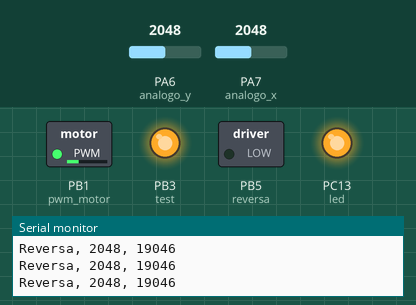
Recording of a sketch running on a simulated STM32 Blue Pill. Parts: switched loads named in the sketch (green lamp = pin HIGH), output pins drawn as LEDs (lit = HIGH), the last lines printed to the serial monitor. Inputs (shaded band) come from the test bench; at power-on: PA6 (analogo_y) = 2048, PA7 (analogo_x) = 2048.

Above: at 1.2 s.
1.3 s: PA6 (analogo_y) set to 2087
At 2.5 s:
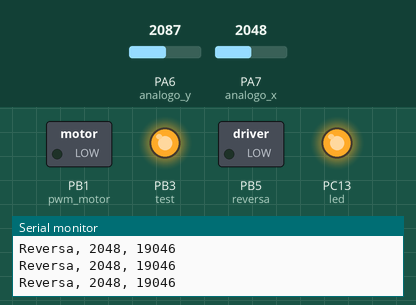
2.8 s: PA6 (analogo_y) set to 2866
At 4.4 s:
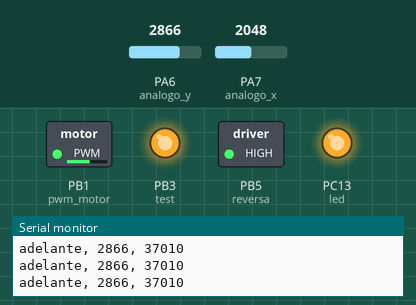
5.8 s: PA6 (analogo_y) set to 3603
At 8.5 s:
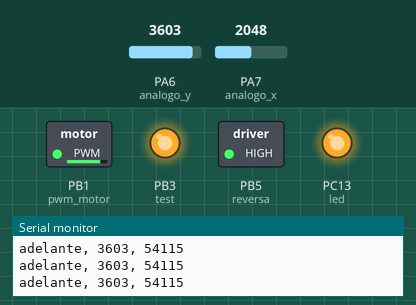
8.8 s: PA6 (analogo_y) set to 1228
At 9.6 s:
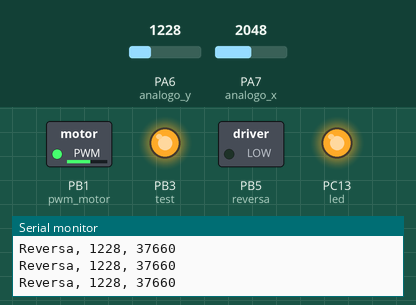
10.3 s: PA6 (analogo_y) set to 491
At 10.8 s:
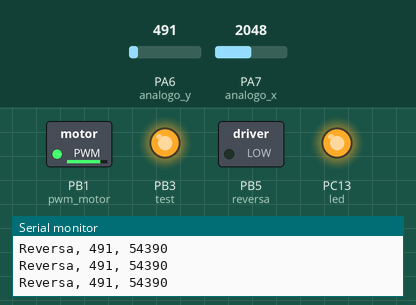
11.8 s: PA6 (analogo_y) set to 2047
At 12.4 s:
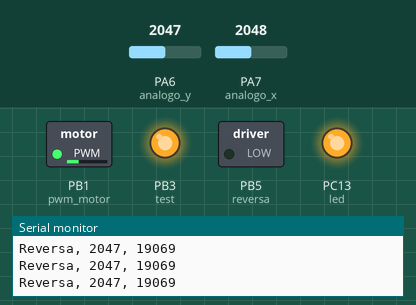
Timing chart, 0 to 14.3 s (numbered marks = the images above; inputs shaded):
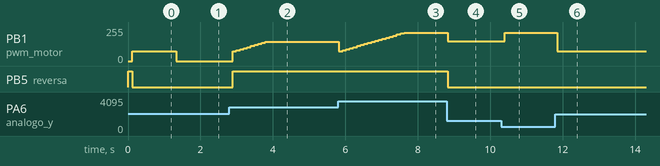

Measured:
- the behaviour switches between 2049 and 2050 on PA6 (analogo_y) (found by bisection; images 0 and 1)
- after the input at 1.3 s, PB1 (pwm_motor): 74/255 → 0/255 at once
- after the input at 2.8 s, PB1 (pwm_motor): moves from 0/255 to 144/255 over 0.90 s, starting after 0.09 s; PB5 (reversa): LOW → HIGH after 0.09 s
- after the input at 5.8 s, PB1 (pwm_motor): 144/255 → 74/255 at once, → 82/255 0.10 s later, → 89/255 0.10 s later, → 97/255 0.10 s later, … (19 changes in this stretch)
- after the input at 8.8 s, PB1 (pwm_motor): 211/255 → 147/255 at once; PB5 (reversa): HIGH → LOW at once
- after the input at 10.3 s, PB1 (pwm_motor): 147/255 → 212/255 after 0.10 s
- after the input at 11.8 s, PB1 (pwm_motor): 212/255 → 74/255 after 0.05 s

The sketch:

test.ino
```cpp
bool flag_hm = 0;
bool flag_timer = 0;
uint16_t x = 0;
uint16_t y = 0;

uint16_t x_prev = 0;
uint16_t y_prev = 0;


uint16_t y_prob = 0;
uint8_t time_counter = 0;

uint32_t j = 0;


#define reversa         PB5 // Pin para la reversa
#define analogo_x       PA7 // Eje del análogo - ADC
#define analogo_y       PA6 // Otro eje del análogo - ADC
#define pwm_motor       PB1 // Pin PWM del motor - PWM
#define hm_1            PA5
#define hm_2            PA4
#define hm_3            PA1
#define hm_4            PA0

#define test            PB3
#define led             PC13


#define dead_man_seconds    3

HardwareTimer timer(1);

void setup() {
  Serial.begin(115200);  // Debug
  Serial1.begin(115200);  // Comunicaciones
  Serial2.begin(115200);  // LCD

  // Conversiones análogas
  pinMode(analogo_x, INPUT_ANALOG);
  pinMode(analogo_y, INPUT_ANALOG);

  // Salidas
  pinMode(reversa, OUTPUT);
  pinMode(test, OUTPUT);
  pinMode(led, OUTPUT);

  // PWMs
  pinMode(pwm_motor, PWM);
  pwmWrite(pwm_motor, 0);

  // Entradas
  pinMode(hm_1, INPUT);
  pinMode(hm_2, INPUT);
  pinMode(hm_3, INPUT);
  pinMode(hm_4, INPUT);


  // Interrupciones
  /*
  attachInterrupt(digitalPinToInterrupt(hm_1), int_hm, CHANGE);
  attachInterrupt(digitalPinToInterrupt(hm_2), int_hm, CHANGE);
  attachInterrupt(digitalPinToInterrupt(hm_3), int_hm, CHANGE);
  attachInterrupt(digitalPinToInterrupt(hm_4), int_hm, CHANGE);
  */

  // Timer

  timer.pause();
  timer.setMode(TIMER_CH1, TIMER_OUTPUT_COMPARE);
  timer.setPeriod(1000000);
  timer.attachCompare1Interrupt(reloj);
  timer.refresh();  // Resetea el timer
  //timer.resume();  // Inicia el timer

  Serial.println("Iniciabndo");
  digitalWrite(led, HIGH);
  digitalWrite(test, HIGH);
  digitalWrite(reversa, HIGH);
}

void loop() {
  // put your main code here, to run repeatedly:
  analogRead(analogo_x);
  delay(10);
  x = analogRead(analogo_x);
  delay(100);
  analogRead(analogo_y);
  delay(10);

  y = analogRead(analogo_y);

  if (y > 2090) {

    y_prev = y_prob;
    y_prob = map(y, 2090, 4095, 19000, 65535);

    if (y_prob > 65535) {
      y_prob = 65535;
    }

    digitalWrite(reversa, HIGH);
    Serial.print("adelante, ");
    Serial.print(y);
    Serial.print(", ");
    Serial.println(y_prob);


    if (y_prev < y_prob - 2000) {
      // lanza la curva
      if (y_prob > 29789) {  // 29789 -> 1.5V
        //for (uint16_t j=19000; j<=y_prob; j=j+2000) {
        j = 19000;
        while (j < y_prob) {
          pwmWrite(pwm_motor, j);
          Serial.println(j);
          delay(100);
          j = j + 2000;
        }
      }
    }


    pwmWrite(pwm_motor, y_prob);

  } else if (y < 2050) {
    y_prob = map(y, 0, 2050, 65535, 19000);

    if (y_prob > 65535) {
      y_prob = 65535;
    }

    pwmWrite(pwm_motor, y_prob);
    digitalWrite(reversa, LOW);
    Serial.print("Reversa, ");
    Serial.print(y);
    Serial.print(", ");
    Serial.println(y_prob);
  } else {
    pwmWrite(pwm_motor, 0);
  }

  if (flag_hm) {
    Serial.println("Hombre Muerto");
    flag_hm = 0;
  } // end-if flag hombre muerto

  if (flag_timer) {
    //Serial.println("timerrrrr");
    digitalWrite(test, !digitalRead(test));
    digitalWrite(led, !digitalRead(led));


    timer.refresh();
    flag_timer = 0;
    timer.resume();

  } // end-if flag timer

  if (time_counter >= dead_man_seconds) {

  }

}

/* rutinas interrupciones */

void int_hm() {
  /* Sistema de hombre muerto */
  if (digitalRead(hm_1) || digitalRead(hm_2) || digitalRead(hm_3) || digitalRead(hm_4)) {
    // nothing
  } else {
    flag_hm = 1;
  }
}

void reloj() {
  timer.pause();
  timer.refresh();
  flag_timer = 1;
}
```
